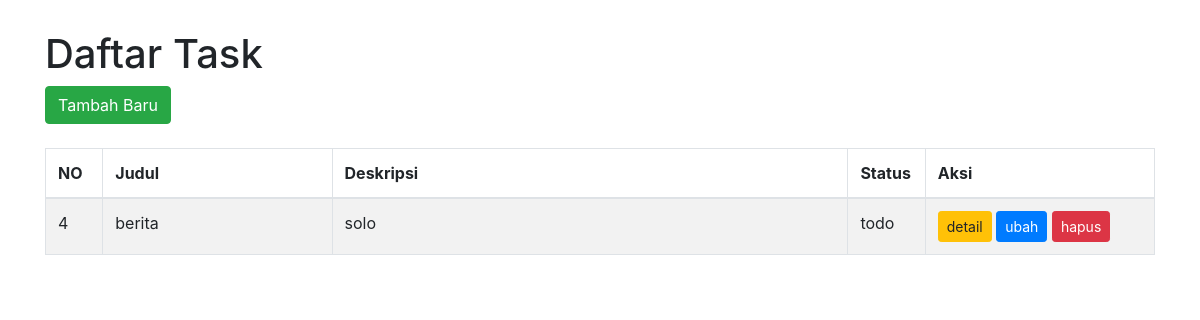
Page /todo/ on the earlier database version.
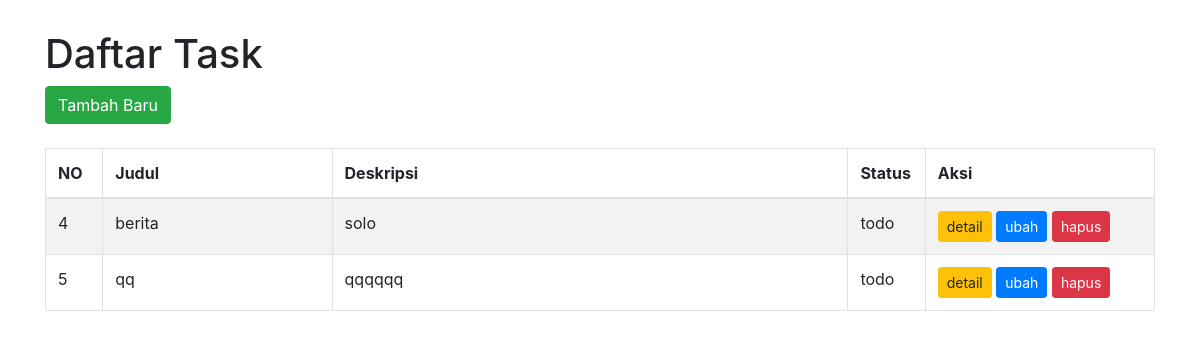
Same page on the later database version.
### todo/models.py (models this page shows)
class Task(models.Model):
    class TaskStatus(models.TextChoices):
        TODO = 'todo', _('Todo')
        IN_PROGRESS = 'in_progress', _('In Progress')
        CLOSED = 'closed', _('Closed')
    title = models.CharField(max_length=100)
    description = models.TextField()
    status = models.CharField(
        max_length=20,
        choices=TaskStatus.choices,
        default=TaskStatus.TODO
    )
    created_at = models.DateTimeField(auto_now_add=True)
    updated_at = models.DateTimeField(auto_now=True)
    class Meta:
        db_table = 'tasks'

### todo/views.py (the view)
# urls.py: path('', index_view, name='index'),
def index_view(request):
    tasks = Task.objects.all()
    context = {
        'tasks': tasks
    }
    return render(request, 'todo/index.html', context)

### todo/templates/todo/index.html (shortened to what this page needs)
<!doctype html>
<html lang="en">
  <head>
    <link rel="stylesheet" href="https://maxcdn.bootstrapcdn.com/bootstrap/4.0.0/css/bootstrap.min.css">
  </head>
  <body>
    <div class="container">
      <h1>Daftar Task</h1>
        <div>
        <a href="{% url 'todo:create'  %}" class="btn btn-success">Tambah Baru</a>
        </div>
      <br>
      <table class="table table-bordered table-striped">
          <thead>
              <tr>
                  <th width="5%">NO</th>
                  <th width="20%">Judul</th>
                  <th width="45%">Deskripsi</th>
                  <th width="5%">Status</th>
                  <th width="20%">Aksi</th>
              </tr>
          </thead>
          <tbody>
            {% if tasks %}
              {% for task in tasks %}
              <tr>
                  <td>{{ task.id }}</td>
                  <td>{{ task.title }}</td>
                  <td>{{ task.description }}</td>
                  <td>{{ task.status }}</td>
                  <td>
                      <a href="{% url 'todo:detail' task.id %}" class="btn btn-warning btn-sm">detail</a>
                      <a href="{% url 'todo:update' task.id %}" class="btn btn-primary btn-sm">ubah</a>
                      <a href="{% url 'todo:delete' task.id %}" class="btn btn-danger btn-sm" onclick="return confirm('Apakah yakin akan menghapus task ini?')">hapus</a>
                  </td>
              </tr>
              {% endfor %}
            {% else %}
              <tr>
                <td colspan="5">Data tidak ditemukan.</td>
              </tr>
            {% endif %}
          </tbody>
      </table>
  </div>
  </body>
</html>

### todo/templates/todo/index.html (style rules this page uses)
body { margin-top: 30px; }

Differences in the rows shown:
added Task: id "5", title "qq", description "qqqqqq", status "todo"
